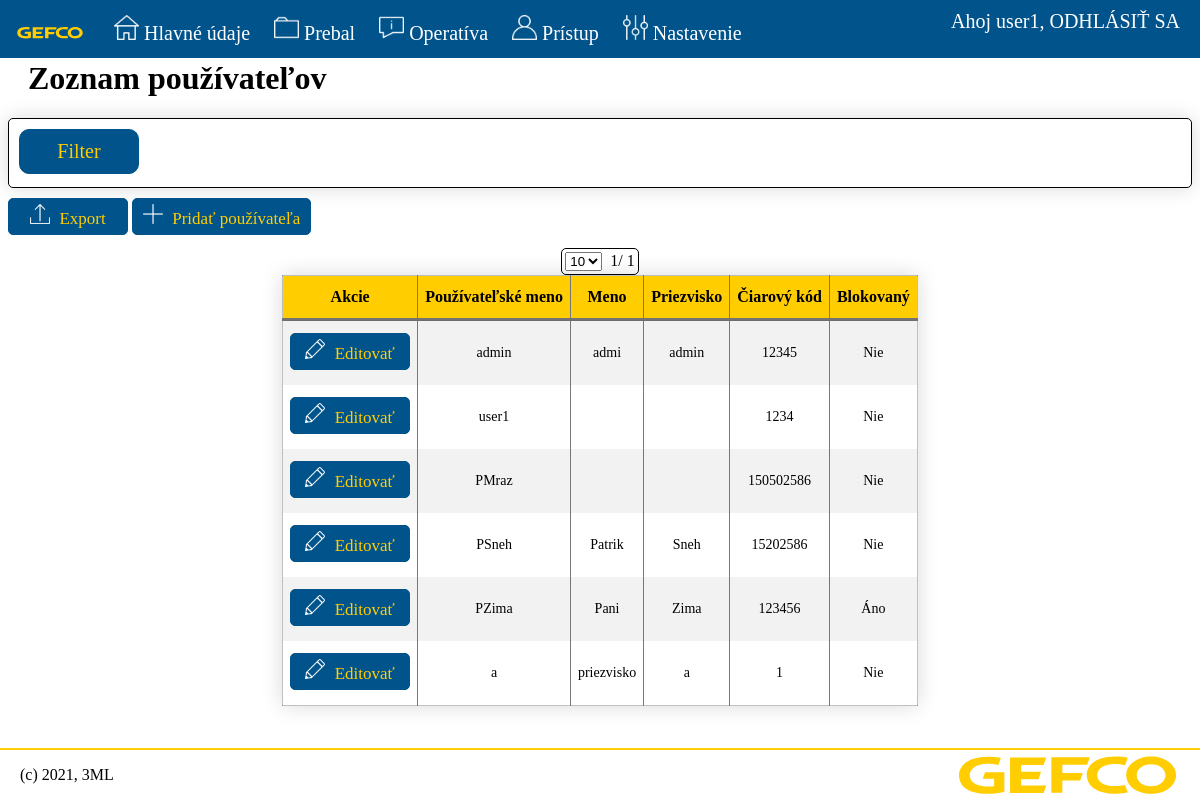
The page /accounts/user_list/ (signed in) on the database its author committed.
### accounts/models.py (models this page shows, shortened)
class User(AbstractUser):
    class Meta:
        verbose_name = 'Účet'
        verbose_name_plural = 'Účty'
        permissions = (('history', 'Prístup k histórii'),
                       ('user_managment', 'Správa používateľov'),
                       ('sku_managment', 'Správa štandardov'), )
        default_permissions = ()
    barcode = models.CharField(max_length=100)

### accounts/views.py (the view)
# urls.py: path('user_list/', views.users_list),
@permission_required('accounts.user_managment')
@login_required
def users_list(request):
    users_list_all = get_user_model().objects.all()
    users_filter = UserFilter(request.GET, queryset=users_list_all)
    filter_GET = request.GET.copy()
    if "paginate_by" in filter_GET:
        filter_GET.pop("paginate_by")
    if "page" in filter_GET:
        filter_GET.pop("page")
    if len(filter_GET) != 0:
        filter_GET_code = "&" + filter_GET.urlencode()
    else:
        filter_GET_code = ""
    paginate_by = request.GET.get('paginate_by', 10) or 10
    open_filter = False
    if request.GET.get("paginate_by") is None and request.GET.get("page") is None and len(request.GET.keys()) != 0:
        open_filter = True
    if request.GET.get("paginate_by") is not None and request.GET.get("page") is not None and len(
            request.GET.keys()) > 2:
        open_filter = True
    if len(request.GET.keys()) > 1:
        if request.GET.get("paginate_by") is not None and request.GET.get("page") is None:
            open_filter = True
        if request.GET.get("paginate_by") is None and request.GET.get("page") is not None:
            open_filter = True
    users_list = filtered_records(request, users_filter, paginate_by)
    context = {"users_list": users_list,
               'users_filter': users_filter, 'paginate_by': paginate_by,
               'open_filter': open_filter, "filter_GET": filter_GET_code}
    return render(request, 'accounts/users_list.html', context)

### repacking_site/methods.py (called while the page is built)
def filtered_records(request, records_filter, paginate_by):
    list_filtered = records_filter.qs
    p = Paginator(list_filtered, paginate_by)
    page = request.GET.get('page')
    try:
        complete_list = p.get_page(page)
    except PageNotAnInteger:
        complete_list = p.get_page(1)
    except EmptyPage:
        complete_list = p.get_page(1)
    return complete_list

### accounts/templates/accounts/users_list.html (shortened to what this page needs)
{% extends "base.html" %}
{% load static %}
{% block content %}
    <h1>Zoznam používateľov</h1>
    <div class="filter_div">
        <button class="dropbtn_filter" onclick="open_close_filter_menu()">Filter</button>
    </div>
    <div class="btn-group">
        <button type="button" class="active-btn" onclick="location.href='/accounts/user_list/export/';">
            <img id="btn-image" src="{% static 'icons/2931143_up_upload_export_share.png' %}">
            Export</button>
        <button type="button" class="active-btn" style="width: fit-content" onclick="location.href='/accounts/add_user/';">
            <img id="btn-image" src="{% static 'icons/2931155_attach_new_maximize_add_create_plus.png' %}">
            Pridať používateľa</button>
    </div>
    {% if users_list %}
        <div class="div-page">
        <form method="GET" class="paginate">
            <select name="paginate_by" id="paginate" onchange="location.href='?paginate_by='+document.getElementById('paginate').value+'{{ filter_GET }}';">
                <option value="10" id="pag10">10</option>
            </select>
        </form>
        <div class="pagination">
    <span class="step-links">
        <span class="current">
            {{ users_list.number }}/
            {{ users_list.paginator.num_pages }}
        </span>
    </span>
        </div>
        </div>
        <table>
            <tr>
                <th>Akcie</th>
                <th>Používateľské meno</th>
                <th>Meno</th>
                <th>Priezvisko</th>
                <th>Čiarový kód</th>
                <th>Blokovaný</th>
            </tr>
            {% for user in users_list %}
                <tr>
                    <td>
                        <button type="button" class="active-btn" onclick="location.href='/admin/accounts/user/{{ user.id }}/change/';" >
                            <img id="btn-image" src="{% static 'icons/2931178_creative_edit_pencil_change_draw_design_pen.png' %}">
                            Editovať
                        </button>
                    </td>
                    <td>{{ user.username }}</td>
                    <td>{{ user.first_name }}</td>
                    <td>{{ user.last_name }}</td>
                    <td>{{ user.barcode }}</td>
                    <td>
                        {% if user.is_active %}
                            Nie
                        {% else %}
                            Áno
                        {% endif %}
                    </td>
                </tr>
            {% endfor %}
        </table>
    {% else %}
        <p>Žiadni používatelia nie sú k dispozícií.</p>
    {% endif %}
{% endblock %}

### templates/base.html (shortened to what this page needs)
{% load static %}
<!DOCTYPE html>
<html lang="en">
<head>
    <link rel="stylesheet" type="text/css" href="{% static 'style.css' %}?version=53">
    <link rel="stylesheet" href="{% static 'image-picker.css' %}">
</head>
<body>
<nav>
    <a href="/"><img id="gefco" src="{% static 'GEFCO_Logo.svg' %}" alt="GEFCO logo"></a>
    {% if user.is_authenticated %}
        {% if perms.accounts.sku_managment %}
            <div class="dropdown">
                <button class="dropbtn"><img id="nav-image" src="{% static 'icons/2931150_home_furniture_office_architecture_house_homepage_building.png' %}">Hlavné údaje</button>
            </div>
        {% endif %}
        <div class="dropdown">
            <button class="dropbtn"><img id="nav-image" src="{% static 'icons/2931141_archive_folder_storage_data_files.png' %}">Prebal</button>
        </div>
        {% if perms.accounts.history %}
            <div class="dropdown">
                <button class="dropbtn"><img id="nav-image" src="{% static 'icons/2931180_info_service_about_support_chat_information.png' %}">Operatíva</button>
            </div>
        {% endif %}
        {% if perms.accounts.user_managment %}
            <div class="dropdown">
                <button class="dropbtn"><img id="nav-image" src="{% static 'icons/2931147_user_user_face_avatar_account_head_profile_head_account_profile_face_avatar_human.png' %}">Prístup</button>
            </div>
            <div class="dropdown">
                <button class="dropbtn"><img id="nav-image" src="{% static 'icons/2931152_control_tools_repair_settings_gear_adjust_setup.png' %}">Nastavenie</button>
            </div>
        {% endif %}
    {% endif %}
    {% if user.is_authenticated %}
        <a class="user" href="/accounts/logout/"> Ahoj {{ user.username }}, ODHLÁSIŤ SA</a>
    {% else %}
        <a class="user" href="/accounts/login/">PRIHLÁSIŤ SA</a>
    {% endif %}
</nav>
<div class="content">
    {% block content %}
    {% endblock %}
</div>
<footer>
    <p>(c) 2021, 3ML</p>
    <img id="gefco" src="{% static 'GEFCO_Logo.svg' %}" alt="GEFCO logo">
</footer>
</body>
</html>

### static/style.css (style rules this page uses)
body { font-family: UniviaPro-regular; }
.content { margin-top: 60px; margin-bottom: 80px; }
a { text-decoration: none; }
nav { background-color: #00538b; margin: 0px 0px 20px 0px; position: fixed; top: 0; left: 0; width: 100%; min-width: 500px; z-index: 1; }
.dropdown { position: relative; display: inline-block; }
nav #gefco { width: 80px; }
.dropbtn { background-color: rgba(0,0,0,0); color: white; font-family: UniviaPro-regular; font-size: 20px; padding: 10px; border: none; cursor: pointer; width: auto; }
nav a { font-size: 20px; color: #ffffff; margin: 0px 10px 0px 10px; }
nav .user { float: right; padding: 10px 0px; margin-right: 20px; }
#nav-image { height: 25px; margin-right: 5px; margin-top: 5px; filter: invert(100%); }
#btn-image { height: 20px; margin: 0px 5px 0px 0px; filter: invert(100%); }
h1 { margin-left: 20px; }
footer { margin-top: 10px; border-top: 2px solid #ffcd00; background-color: white; position: fixed; left: 0; bottom: 0; width: 100%; }
footer p { display: inline; margin-left: 20px; float: left; }
footer #gefco { display: inline; float: right; }
table { border-collapse: collapse; border: 1px solid rgba(0,0,0,0.25); text-align: center; padding: 8px; box-shadow: 0 0 20px rgba(0,0,0,0.15); margin-left: auto; margin-right: auto; }
td, tr, th { text-align: center; padding: 12px 7px; margin: 0; font-size: 14px; }
td, th { border-right: 1px solid #777777; }
th { position: sticky; z-index: 0; top: 50px; border-bottom: 3px solid rgba(0,0,0,0.55); background-color: #ffcd00; font-weight: bold; font-size: 16px; }
td:last-child, th:last-child { border-right: none; }
tr:nth-child(even) { background-color: #f2f2f2; }
form { border: 1px solid gray; padding: 10px; width: 50%; margin-left: auto; margin-right: auto; }
.paginate { border: none; padding: 0px; display: inline; width: 40px; float: left; margin: 0px 5px 0px 0px; }
.div-page { display: flex; border: 1px solid black; border-radius: 5px; padding: 3px; width: fit-content; margin-right: auto; margin-left: auto; }
button { padding: 5px 10px; font-family: UniviaPro-regular; font-size: 17px; width: 120px; margin-bottom: 3px; border: 1px solid #00538b; border-radius: 5px; background-color: #00538b; }
.active-btn { color: #ffcd00; cursor: pointer; }
.btn-group { margin-top: 10px; margin-bottom: 10px; }
.filter_div { border: 1px solid black; border-radius: 5px; box-shadow: 0 0 20px rgba(0,0,0,0.15); padding: 10px; }
.dropbtn_filter { display: block; background-color: #00538b; color: #ffcd00; font-family: UniviaPro-regular; font-size: 20px; padding: 10px 20px; margin-right: 20px; cursor: pointer; border: 1px solid #00538b; border-radius: 10px; }

### rows shown on the page
User: username "user1", barcode "1234", is_active "Nie"
User: username "admin", first_name "admi", last_name "admin", barcode "12345", is_active "Nie"
User: username "PMraz", barcode "150502586", is_active "Nie"
User: username "PSneh", first_name "Patrik", last_name "Sneh", barcode "15202586", is_active "Nie"
User: username "PZima", first_name "Pani", last_name "Zima", barcode "123456", is_active "Áno"
User: username "a", first_name "priezvisko", last_name "a", barcode "1", is_active "Nie"

### other values the page prints
{{ users_list.number }} "1"
{{ users_list.paginator.num_pages }} "1"
